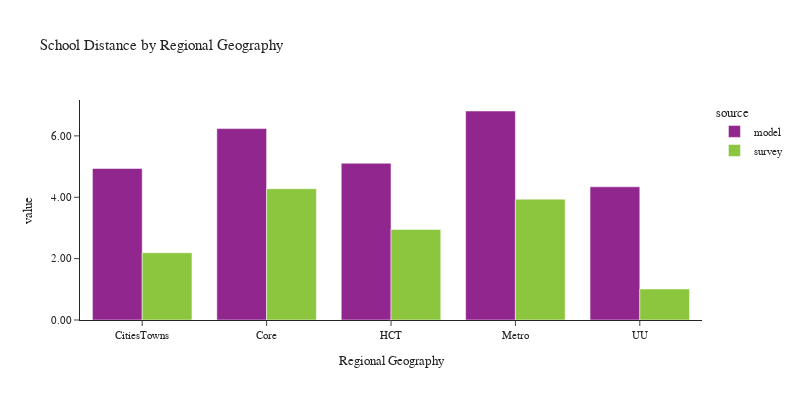

Notebook code for this chart:
### Code cell
plot_school_location(df_students, 'rg_proposed_school', 'Regional Geography', 'Regional Geography')

### Figure 1 — Plotly figure (JSON) as saved in the notebook; plotly's stock layout.template omitted (floating-point values rounded to 4 significant figures)
{"data": [{"alignmentgroup": "True", "customdata": [[88008], [265278], [182356], [345785], [31930]], "hovertemplate": "source=model<br>rg_proposed_school=%{x}<br>value=%{y}<br>sample count=%{customdata[0]}<extra></extra>", "legendgroup": "model", "marker": {"color": "#91268F", "pattern": {"shape": ""}}, "name": "model", "offsetgroup": "model", "orientation": "v", "showlegend": true, "textposition": "auto", "type": "bar", "x": ["CitiesTowns", "Core", "HCT", "Metro", "UU"], "xaxis": "x", "y": [4.938, 6.238, 5.108, 6.811, 4.341], "yaxis": "y"}, {"alignmentgroup": "True", "customdata": [[63], [237], [136], [207], [14]], "hovertemplate": "source=survey<br>rg_proposed_school=%{x}<br>value=%{y}<br>sample count=%{customdata[0]}<extra></extra>", "legendgroup": "survey", "marker": {"color": "#8CC63E", "pattern": {"shape": ""}}, "name": "survey", "offsetgroup": "survey", "orientation": "v", "showlegend": true, "textposition": "auto", "type": "bar", "x": ["CitiesTowns", "Core", "HCT", "Metro", "UU"], "xaxis": "x", "y": [2.192, 4.278, 2.951, 3.939, 1.011], "yaxis": "y"}], "layout": {"barmode": "group", "font": {"size": 11}, "height": 400, "legend": {"title": {"text": "source"}, "tracegroupgap": 0}, "title": {"text": "School Distance by Regional Geography"}, "width": 800, "xaxis": {"anchor": "y", "domain": [0.0, 1.0], "title": {"text": "Regional Geography"}}, "yaxis": {"anchor": "x", "domain": [0.0, 1.0], "tickformat": ".2f", "title": {"text": "value"}}}}
